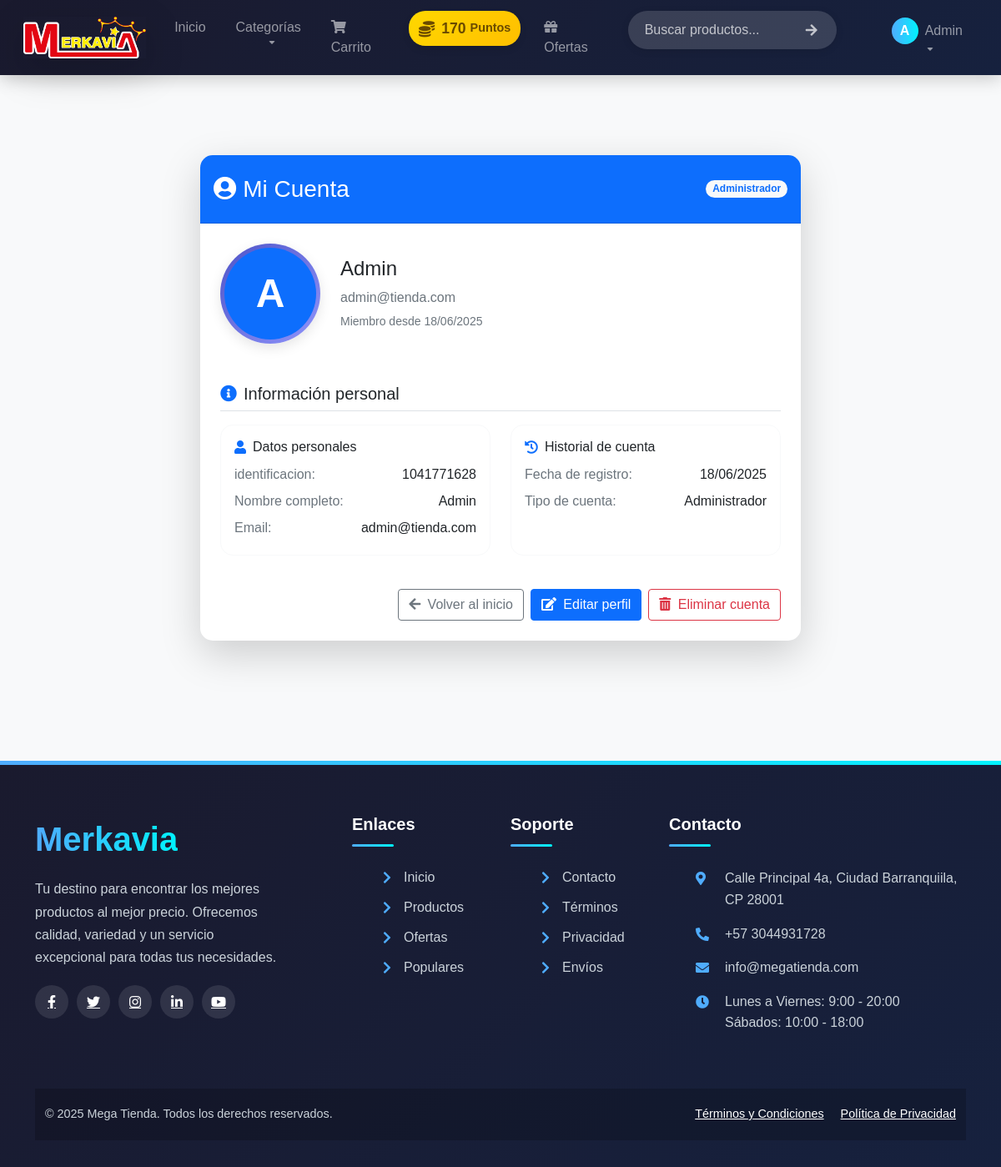
The page /perfil (signed in) on the database its author committed.
### models.py (models this page shows, shortened)
class Usuario(db.Model):
    id = db.Column(db.Integer, primary_key=True)
    nombre = db.Column(db.String(100), nullable=False)
    email = db.Column(db.String(100), unique=True, nullable=False)
    identificacion = db.Column(db.String(12), unique=True, nullable=False)
    password = db.Column(db.String(200), nullable=False)
    es_admin = db.Column(db.Boolean, default=False)
    fecha_registro = db.Column(db.DateTime, default=datetime.utcnow)
    activo = db.Column(db.Boolean, default=True)
    puntos = db.Column(db.Integer, default=0)

### app.py (the view)
@app.route('/perfil')
def perfil():
    if 'usuario_id' not in session:
        flash('Debes iniciar sesion para ver tu perfil', 'danger')
        return redirect(url_for('index') + '#loginModal')
    usuario = Usuario.query.get_or_404(session['usuario_id'])
    return render_template('usuario/perfil.html', usuario=usuario)

### templates/usuario/perfil.html (shortened to what this page needs)
{% extends 'usuario/base.html' %}
{% block content %}
<div class="container py-5">
    <div class="row justify-content-center">
        <div class="col-lg-8">
            <div class="card border-0 shadow-lg mb-5">
                <div class="card-header bg-primary text-white py-4">
                    <div class="d-flex justify-content-between align-items-center">
                        <h1 class="h3 mb-0"><i class="fas fa-user-circle me-2"></i>Mi Cuenta</h1>
                        <span class="badge bg-light text-primary rounded-pill">
                            {% if usuario.es_admin %}
                                Administrador
                            {% else %}
                                Cliente
                            {% endif %}
                        </span>
                    </div>
                </div>
                <div class="card-body p-4">
                    <div class="d-flex flex-column flex-md-row align-items-center mb-5">
                        <div class="avatar-circle mb-4 mb-md-0">
                            <div class="avatar-content bg-primary text-white">
                                {{ usuario.nombre[0] }}
                            </div>
                        </div>
                        <div class="ms-md-4">
                            <h2 class="h4 mb-2">{{ usuario.nombre }}</h2>
                            <p class="text-muted mb-1">{{ usuario.email }}</p>
                            <small class="text-muted">
                                Miembro desde {{ usuario.fecha_registro.strftime('%d/%m/%Y') }}
                            </small>
                        </div>
                    </div>
                    <div class="mb-4">
                        <h3 class="h5 mb-3 border-bottom pb-2">
                            <i class="fas fa-info-circle me-2 text-primary"></i>Información personal
                        </h3>
                        <div class="row">
                            <div class="col-md-6 mb-3">
                                <div class="card border-light h-100">
                                    <div class="card-body">
                                        <div class="d-flex align-items-center mb-2">
                                            <i class="fas fa-user text-primary me-2"></i>
                                            <h4 class="h6 mb-0">Datos personales</h4>
                                        </div>
                                        <ul class="list-group list-group-flush">
                                            <li class="list-group-item border-0 px-0 py-1">
                                                <div class="d-flex justify-content-between">
                                                    <span class="text-muted">identificacion:</span>
                                                    <span class="fw-medium">{{ usuario.identificacion }}</span>
                                                </div>
                                            </li>
                                            <li class="list-group-item border-0 px-0 py-1">
                                                <div class="d-flex justify-content-between">
                                                    <span class="text-muted">Nombre completo:</span>
                                                    <span class="fw-medium">{{ usuario.nombre }}</span>
                                                </div>
                                            </li>
                                            <li class="list-group-item border-0 px-0 py-1">
                                                <div class="d-flex justify-content-between">
                                                    <span class="text-muted">Email:</span>
                                                    <span class="fw-medium">{{ usuario.email }}</span>
                                                </div>
                                            </li>
                                        </ul>
                                    </div>
                                </div>
                            </div>
                            <div class="col-md-6 mb-3">
                                <div class="card border-light h-100">
                                    <div class="card-body">
                                        <div class="d-flex align-items-center mb-2">
                                            <i class="fas fa-history text-primary me-2"></i>
                                            <h4 class="h6 mb-0">Historial de cuenta</h4>
                                        </div>
                                        <ul class="list-group list-group-flush">
                                            <li class="list-group-item border-0 px-0 py-1">
                                                <div class="d-flex justify-content-between">
                                                    <span class="text-muted">Fecha de registro:</span>
                                                    <span class="fw-medium">{{ usuario.fecha_registro.strftime('%d/%m/%Y') }}</span>
                                                </div>
                                            </li>
                                            <li class="list-group-item border-0 px-0 py-1">
                                                <div class="d-flex justify-content-between">
                                                    <span class="text-muted">Tipo de cuenta:</span>
                                                    <span class="fw-medium">
                                                        {% if usuario.es_admin %}Administrador{% else %}Cliente{% endif %}
                                                    </span>
                                                </div>
                                            </li>
                                        </ul>
                                    </div>
                                </div>
                            </div>
                        </div>
                    </div>
                    <div class="d-grid gap-2 d-md-flex justify-content-md-end mt-4">
                        <a href="{{ url_for('index') }}" class="btn btn-outline-secondary">
                            <i class="fas fa-arrow-left me-1"></i> Volver al inicio
                        </a>
                        <button type="button" class="btn btn-primary" data-bs-toggle="modal" data-bs-target="#editarPerfilModal">
                            <i class="fas fa-edit me-1"></i> Editar perfil
                        </button>
                        <button type="button" class="btn btn-outline-danger" data-bs-toggle="modal" data-bs-target="#eliminarCuentaModal">
                            <i class="fas fa-trash-alt me-1"></i> Eliminar cuenta
                        </button>
                    </div>
                </div>
            </div>
        </div>
    </div>
</div>
{% endblock %}

### templates/usuario/base.html (shortened to what this page needs)
<!DOCTYPE html>
<html lang="es">
<head>
    <link href="https://cdn.jsdelivr.net/npm/bootstrap@5.1.3/dist/css/bootstrap.min.css" rel="stylesheet">
    <link href="https://cdnjs.cloudflare.com/ajax/libs/font-awesome/5.15.4/css/all.min.css" rel="stylesheet">
    <link href="https://cdnjs.cloudflare.com/ajax/libs/animate.css/4.1.1/animate.min.css" rel="stylesheet">
    <link href="{{ url_for('static', filename='css/styles.css') }}" rel="stylesheet">
</head>
<body>
    <nav class="navbar navbar-expand-lg navbar-dark sticky-top">
        <div class="container-fluid">
            <a class="navbar-brand" href="{{ url_for('index') }}">
                <img src="{{ url_for('static', filename='img/logo2.png') }}" alt="Tienda Online" class="img-fluid imgnav rounded-4 shadow-lg">
            </a>
            <div class="collapse navbar-collapse" id="navbarNav">
                <ul class="navbar-nav ms-auto">
                    <li class="nav-item">
                        <a class="nav-link" href="{{ url_for('index') }}">Inicio</a>
                    </li>
                    <li class="nav-item dropdown">
                        <a class="nav-link dropdown-toggle" href="#" id="navbarDropdown" role="button" data-bs-toggle="dropdown" aria-expanded="false">
                            Categorías
                        </a>
                    </li>
                    <li class="nav-item">
                        <a class="nav-link" href="{{ url_for('ver_carrito') }}">
                            <i class="fas fa-shopping-cart me-1"></i> Carrito
                        </a>
                    </li>
                    {% if 'usuario_id' in session and puntos_usuario is not none %}
                    <li class="nav-item puntos-container">
                        <div class="puntos-display animate__animated animate__pulse" title="Tus puntos de recompensa">
                            <i class="fas fa-coins"></i>
                            <span class="puntos-count">{{ puntos_usuario }}</span>
                            <span class="puntos-text">Puntos</span>
                        </div>
                    </li>
                    {% endif %}
                    <li class="nav-item">
                        <a class="nav-link" href="{{ url_for('todas_ofertas') }}">
                            <i class="fas fa-gift me-1"></i> Ofertas
                        </a>
                    </li>
                    <li class="nav-item search-container me-5" data-bs-auto-close="outside">
                        <div class="position-relative w-100">
                            <form class="d-flex" method="GET" action="{{ url_for('buscar_productos') }}">
                                <div class="search-input-wrapper position-relative">
                                    <input class="form-control search-input ps-5" type="search" placeholder="Buscar productos..."
                                           aria-label="Buscar" name="q" id="searchInput" autocomplete="off">
                                    <button class="btn search-btn position-absolute top-50 end-0 translate-middle-y me-3" type="submit">
                                        <i class="fas fa-arrow-right"></i>
                                    </button>
                                </div>
                            </form>
                        </div>
                    </li>
                    {% if 'usuario_id' in session %}
                        <li class="nav-item dropdown" data-bs-auto-close="outside">
                            <a class="nav-link dropdown-toggle d-flex align-items-center" href="#" role="button" data-bs-toggle="dropdown">
                                <span class="user-avatar">{{ session['usuario_nombre'][0] }}</span>
                                {{ session['usuario_nombre'] }}
                            </a>
                        </li>
                    {% endif %}
                </ul>
            </div>
        </div>
    </nav>
    <main class="container my-5 mensaje">
        {% block content %}{% endblock %}
    </main>
    <footer class="footer">
        <div class="container">
            <div class="row">
                <div class="col-lg-4 col-md-6 mb-5 mb-lg-0">
                    <div class="footer-logo">Merkavia</div>
                    <p class="footer-about">
                        Tu destino para encontrar los mejores productos al mejor precio.
                        Ofrecemos calidad, variedad y un servicio excepcional para todas tus necesidades.
                    </p>
                    <div class="footer-social">
                        <a href="#"><i class="fab fa-facebook-f"></i></a>
                        <a href="#"><i class="fab fa-twitter"></i></a>
                        <a href="#"><i class="fab fa-instagram"></i></a>
                        <a href="#"><i class="fab fa-linkedin-in"></i></a>
                        <a href="#"><i class="fab fa-youtube"></i></a>
                    </div>
                </div>
                <div class="col-lg-2 col-md-6 mb-5 mb-md-0">
                    <h5>Enlaces</h5>
                    <ul class="footer-links">
                        <li><a href="{{ url_for('index') }}"><i class="fas fa-chevron-right"></i> Inicio</a></li>
                        <li><a href="{{ url_for('todos_productos') }}"><i class="fas fa-chevron-right"></i> Productos</a></li>
                        <li><a href="{{ url_for('todas_ofertas') }}"><i class="fas fa-chevron-right"></i> Ofertas</a></li>
                        <li><a href="{{ url_for('todos_destacados') }}"><i class="fas fa-chevron-right"></i> Populares</a></li>
                    </ul>
                </div>
                <div class="col-lg-2 col-md-6 mb-5 mb-md-0">
                    <h5>Soporte</h5>
                    <ul class="footer-links">
                        <li><a href="#"><i class="fas fa-chevron-right"></i> Contacto</a></li>
                        <li><a href="#"><i class="fas fa-chevron-right"></i> Términos</a></li>
                        <li><a href="#"><i class="fas fa-chevron-right"></i> Privacidad</a></li>
                        <li><a href="#"><i class="fas fa-chevron-right"></i> Envíos</a></li>
                    </ul>
                </div>
                <div class="col-lg-4 col-md-6">
                    <h5>Contacto</h5>
                    <ul class="footer-contact">
                        <li>
                            <i class="fas fa-map-marker-alt"></i>
                            <div>Calle Principal 4a, Ciudad Barranquiila, CP 28001</div>
                        </li>
                        <li>
                            <i class="fas fa-phone-alt"></i>
                            <div>+57 3044931728</div>
                        </li>
                        <li>
                            <i class="fas fa-envelope"></i>
                            <div>info@megatienda.com</div>
                        </li>
                        <li>
                            <i class="fas fa-clock"></i>
                            <div>Lunes a Viernes: 9:00 - 20:00<br>Sábados: 10:00 - 18:00</div>
                        </li>
                    </ul>
                </div>
            </div>
            <div class="footer-bottom">
                <div class="container">
                    <div class="row">
                        <div class="col-md-6 text-center text-md-start">
                            <p>&copy; 2025 Mega Tienda. Todos los derechos reservados.</p>
                        </div>
                        <div class="col-md-6 text-center text-md-end">
                            <p>
                                <a href="#" class="text-white me-3">Términos y Condiciones</a>
                                <a href="#" class="text-white">Política de Privacidad</a>
                            </p>
                        </div>
                    </div>
                </div>
            </div>
        </div>
    </footer>
</body>
</html>

### rows shown on the page
Usuario: usuario_nombre "Admin", nombre "A", nombre "Admin", email "admin@tienda.com", fecha_registro "18/06/2025", identificacion "1041771628"

### other values the page prints
{{ puntos_usuario }} "170"
{{ session['usuario_nombre'][0] }} "A"
